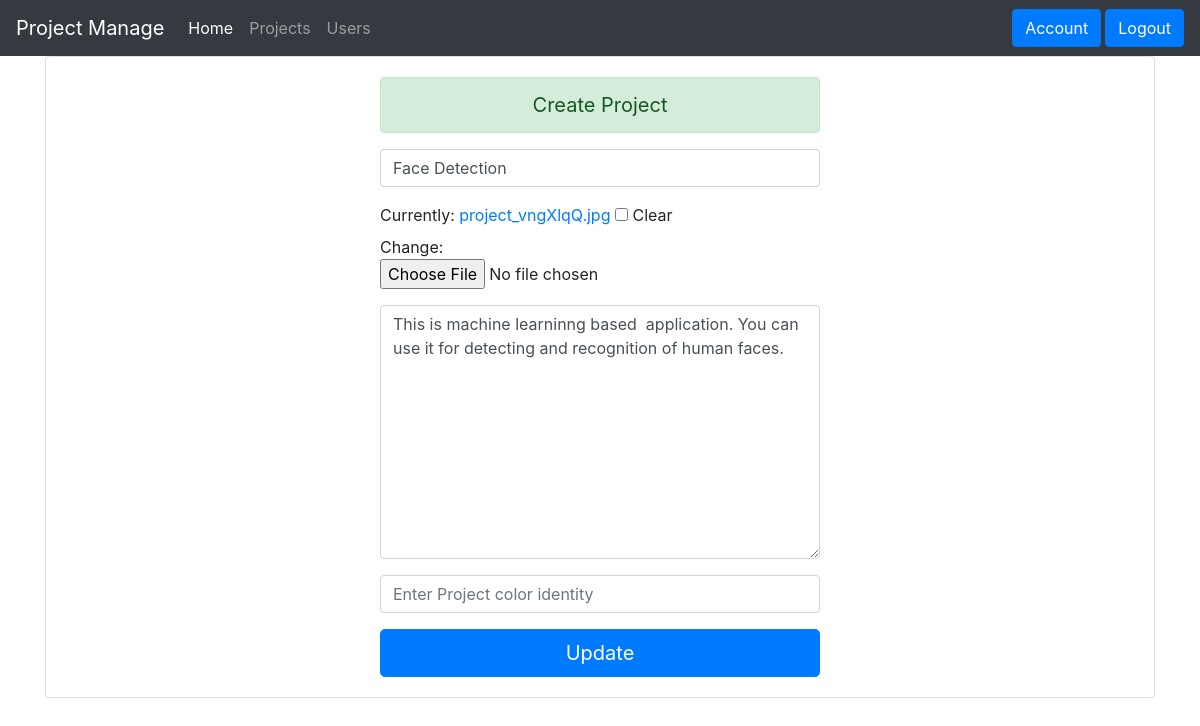
/project-update/f0ae719f-2b54-4692-ae4e-e68bc94776ad/ (signed in), run on the app's committed database.
### projects/models.py (models this page shows, shortened)
class Project(models.Model):
    name = models.CharField(max_length=200, blank=True)
    description = models.TextField(max_length=1000, blank=True)
    author = models.ForeignKey(User, on_delete=models.CASCADE)
    featured_image = models.ImageField(null=True, blank=True, default="images/default.jpg")
    project_color_identity = models.CharField(max_length=200,blank=True)
    created = models.DateTimeField(auto_now_add=True)
    id = models.UUIDField(default=uuid.uuid4, unique=True, primary_key=True, editable=False)

### projects/views.py (the view)
# urls.py: path('project-update/<str:pk>/', views.projectUpdate, name='project-update'),
@login_required(login_url='signin')
def projectUpdate(request, pk):
    profile = request.user
    try:
        project = Project.objects.get(id=pk)
        form = ProjectForm(instance=project)
        if request.method == "POST":
            form = ProjectForm(request.POST, request.FILES, instance=project)
            if form.is_valid():
                form.save()
                return redirect('project',pk=project.id)
    except Project.DoesNotExist:
        return redirect('home')
    context = {'form': form, 'project': project}
    return render(request, "projects/project_form.html", context)

### projects/forms.py
class ProjectForm(ModelForm):
    class Meta:
        model = Project
        fields = ['name', 'featured_image',  'description',
                  'project_color_identity']
    def __init__(self, *args, **kwargs):
        super(ProjectForm, self).__init__(*args, **kwargs)
        for name, field in self.fields.items():
            if name == "featured_image":
                field.widget.attrs.update({'class': 'form-control-file'})
            else:
                field.widget.attrs.update({'class': 'form-control'})
            field.widget.attrs.update({'placeholder':'Enter '+field.label})

### projects/templates/projects/project_form.html (shortened to what this page needs)
{% extends 'main.html' %}
{% block content %}
<div class="container">
    <div class="card">
        <div class="">
            <div class="mx-auto card-body" style="width: 30rem;">
         <h1 class="alert alert-success btn btn-lg btn-block">Create Project</h1>
             <form class="form-signin" method="POST" enctype='multipart/form-data'>
                 {% for field in form %}
                 <div class="form-group">
                        {{field}}
                 </div>
                 {% endfor %}
                <button class="btn btn-lg btn-primary btn-block" type="submit">Update</button>
            </form>
    </div>
        </div>
    </div>
</div>
{% endblock content %}

### data on the page
Project: form "Face Detection" "This is machine learninng based application. You can use it for detecting and recognition of human faces."
